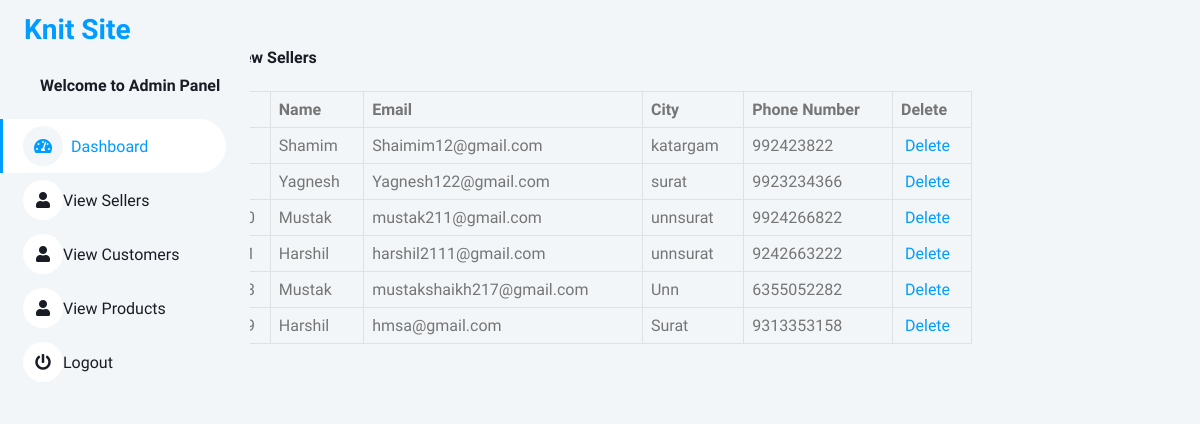
Screenshot of /Admin/view_sellers.php with the database file from the repository.
### tables this page shows
CREATE TABLE `sellerregistration` (
  `SellerId` int(11) NOT NULL,
  `SellerFirstName` varchar(30) NOT NULL,
  `SellerMiddleName` varchar(30) NOT NULL,
  `SellerLastName` varchar(30) NOT NULL,
  `MobileNumber` char(10) NOT NULL,
  `EmailAddress` varchar(30) NOT NULL,
  `UserName` varchar(30) NOT NULL,
  `Password` char(32) NOT NULL,
  `BusinessLocation` varchar(50) NOT NULL,
  `Pincode` int(6) NOT NULL,
  `BusinessType` varchar(20) NOT NULL,
  `CreationDate` datetime NOT NULL,
  `status` varchar(1) NOT NULL DEFAULT '1',
  `businessdoc` varchar(256) DEFAULT NULL
);

### Admin/view_sellers.php (the view, shortened to what this page needs)
<?php
include 'includes/sidebar.php';
include 'includes/db.php';
?>
<div class="container-fluid pt-4 px-4" style="width: 70% !important;">
    <div class="bg-light text-center rounded p-4">
        <div class="d-flex align-items-center justify-content-between mb-4">
            <h6 class="mb-0">View Sellers</h6>
        </div>
        <div class="table-responsive">
            <table class="table text-start align-middle table-bordered table-hover mb-0">
                <thead>
                    <tr>
                        <th>#</th>
                        <th>Name</th>
                        <th>Email</th>
                        <th>City</th>
                        <th>Phone Number</th>
                        <th>Delete</th>
                    </tr>
                </thead>
                <tbody>
                    <?php
                    $get_c = "select * from sellerregistration";
                    $run_c = mysqli_query($con, $get_c);
                    while ($row_c = mysqli_fetch_array($run_c)) {
                        $c_id = $row_c['SellerId'];
                        $c_name = $row_c['SellerFirstName'];
                        $c_email = $row_c['EmailAddress'];
                        $c_city = $row_c['BusinessLocation'];
                        $c_contact = $row_c['MobileNumber'];
                    ?>
                        <tr>
                            <td><?php echo $c_id; ?></td>
                            <td><?php echo $c_name; ?></td>
                            <td><?php echo $c_email; ?></td>
                            <td><?php echo $c_city; ?></td>
                            <td><?php echo $c_contact; ?></td>
                            <td>
                                <a href="delete_sellers.php?delete_sellers=<?php echo $c_id; ?>">
                                    <i class="fa fa-trash-o"></i> Delete
                                </a>
                            </td>
                        </tr>
                    <?php } ?>
                </tbody>
            </table>
        </div>
    </div>
</div>

### rows the page displays
sellerregistration: SellerFirstName "Shamim", EmailAddress "Shaimim12@gmail.com", BusinessLocation "katargam", MobileNumber "992423822"
sellerregistration: SellerFirstName "Yagnesh", EmailAddress "Yagnesh122@gmail.com", BusinessLocation "surat", MobileNumber "9923234366"
sellerregistration: SellerFirstName "Mustak", EmailAddress "mustak211@gmail.com", BusinessLocation "unnsurat", MobileNumber "9924266822"
sellerregistration: SellerFirstName "Harshil", EmailAddress "harshil2111@gmail.com", BusinessLocation "unnsurat", MobileNumber "9242663222"
sellerregistration: SellerFirstName "Mustak", EmailAddress "mustakshaikh217@gmail.com", BusinessLocation "Unn", MobileNumber "6355052282"
sellerregistration: SellerFirstName "Harshil", EmailAddress "hmsa@gmail.com", BusinessLocation "Surat", MobileNumber "9313353158"
